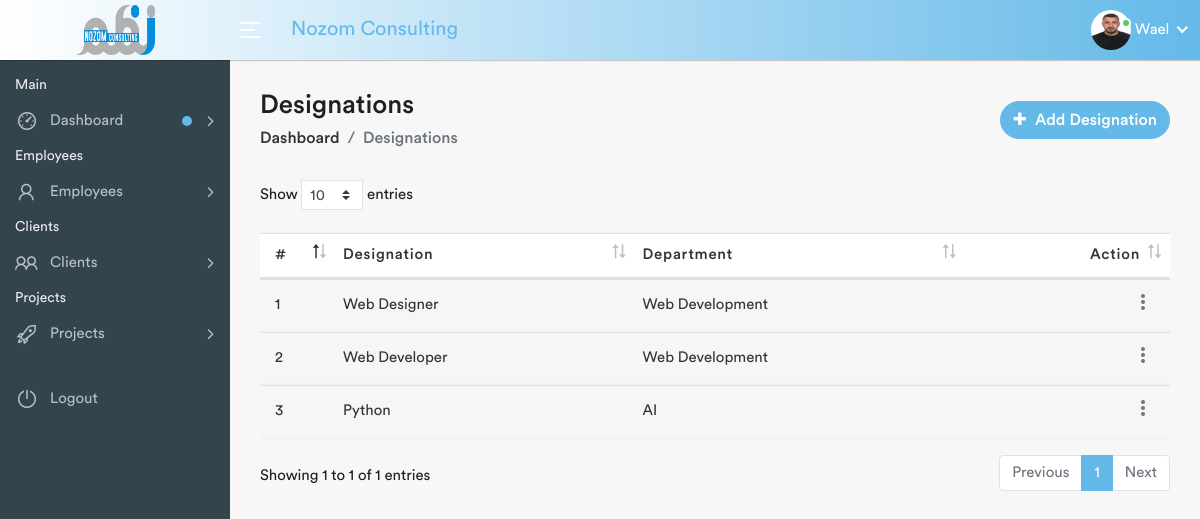
Screenshot of /designations.php (signed in) with the database file from the repository.
### tables this page shows
CREATE TABLE `users` (
  `id` int(11) NOT NULL,
  `FirstName` varchar(200) NOT NULL,
  `LastName` varchar(200) NOT NULL,
  `UserName` varchar(200) NOT NULL,
  `Email` varchar(100) NOT NULL,
  `Password` varchar(200) NOT NULL,
  `Phone` varchar(20) NOT NULL,
  `Address` varchar(200) NOT NULL,
  `Picture` varchar(255) NOT NULL,
  `dateTime` datetime NOT NULL DEFAULT current_timestamp()
);

CREATE TABLE `designations` (
  `id` int(11) NOT NULL,
  `Designation` varchar(100) NOT NULL,
  `Department` varchar(100) NOT NULL,
  `Date` date NOT NULL DEFAULT current_timestamp()
);

### designations.php (the view, shortened to what this page needs)
<?php
	include_once('includes/functions.php');
 ?>
<!DOCTYPE html>
<html lang="en">
    <head>
        <link rel="stylesheet" href="assets/css/bootstrap.min.css">
        <link rel="stylesheet" href="assets/css/font-awesome.min.css">
        <link rel="stylesheet" href="assets/css/line-awesome.min.css">
		<link rel="stylesheet" href="assets/css/select2.min.css">
		<link rel="stylesheet" href="assets/css/dataTables.bootstrap4.min.css">
        <link rel="stylesheet" href="assets/css/style.css">
    </head>
    <body>
        <div class="main-wrapper">
            <?php include_once("includes/header.php");?>
            <?php include_once("includes/sidebar.php");?>
            <div class="page-wrapper">
                <div class="content container-fluid">
					<div class="page-header">
						<div class="row align-items-center">
							<div class="col">
								<h3 class="page-title">Designations</h3>
								<ul class="breadcrumb">
									<li class="breadcrumb-item"><a href="index.php">Dashboard</a></li>
									<li class="breadcrumb-item active">Designations</li>
								</ul>
							</div>
							<div class="col-auto float-right ml-auto">
								<a href="#" class="btn add-btn" data-toggle="modal" data-target="#add_designation"><i class="fa fa-plus"></i> Add Designation</a>
							</div>
						</div>
					</div>
					<div class="row">
						<div class="col-md-12">
							<div class="table-responsive">
								<table class="table table-striped custom-table mb-0 datatable">
									<thead>
										<tr>
											<th style="width: 30px;">#</th>
											<th>Designation </th>
											<th>Department </th>
											<th class="text-right">Action</th>
										</tr>
									</thead>
									<?php
										$sql = "SELECT * FROM designations";
										$query = $dbh->prepare($sql);
										$query->execute();
										$results=$query->fetchAll(PDO::FETCH_OBJ);
										$cnt=1;
										if($query->rowCount() > 0)
										{
										foreach($results as $row)
										{
									?>
									<tbody>
										<tr>
											<td><?php echo $cnt; ?></td>
											<td><?php echo htmlentities($row->Designation); ?></td>
											<td><?php echo htmlentities($row->Department); ?></td>
											<td class="text-right">
                                            <div class="dropdown dropdown-action">
													<a href="#" class="action-icon dropdown-toggle" data-toggle="dropdown" aria-expanded="false"><i class="material-icons">more_vert</i></a>
												</div>
											</td>
										</tr>
									</tbody>
									<?php $cnt +=1;
										}
									}?>
								</table>
							</div>
						</div>
					</div>
                </div>
            </div>
        </div>
    </body>
</html>

### includes/header.php (shortened to what this page needs)
<div class="header" style="background: linear-gradient(to right, white 0%, #64B9E9 100%);">
	<div class="header-left" >
		<a href="index.php" class="logo">
			<img src="assets/img/logo-nozom-icon.png" width="80" height="50" alt="">
		</a>
	</div>
	<a id="toggle_btn" href="javascript:void(0);">
		<span class="bar-icon" >
			<span></span>
			<span></span>
			<span></span>
		</span>
	</a>
	<div class="page-title-box" style="color:#64B9E9;">
		<h3 style="color:#64B9E9;">Nozom Consulting</h3>
	</div>
	<ul class="nav user-menu">
		<?php
		$sql = "SELECT * from users";
		$query = $dbh -> prepare($sql);
		$query->execute();
		$result=$query->fetch(PDO::FETCH_OBJ);
		?>
		<li class="nav-item dropdown has-arrow main-drop">
			<a href="#" class="dropdown-toggle nav-link" data-toggle="dropdown">
				<span class="user-img" style="width:40px;height:40px;"><img src="assets/img/profiles/<?php echo htmlentities($result->Picture);?>" style="width:40px;height:40px;" alt="User Picture">
				<span class="status online" ></span></span>
				<span><?php echo htmlentities(ucfirst($_SESSION['userlogin']));?></span>
			</a>
		</li>
	</ul>
</div>

### rows the page displays
users: Picture (picture)
designations: Designation "Web Designer", Department "Web Development"
designations: Designation "Web Developer", Department "Web Development"
designations: Designation "Python", Department "AI"

### other values shown
$_SESSION['userlogin'] "Wael"
